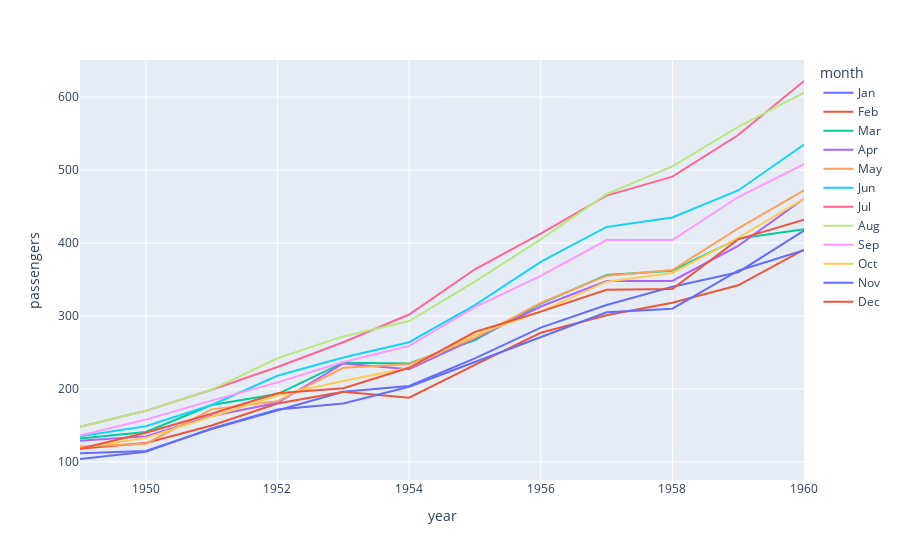

Notebook cell for this chart:
### Code cell
px.line(data_frame=flights, x='year', y='passengers', color='month')

### Figure 1 — Plotly figure (JSON) as saved in the notebook; plotly's stock layout.template omitted (floating-point values rounded to 4 significant figures)
{"data": [{"hovertemplate": "month=Jan<br>year=%{x}<br>passengers=%{y}<extra></extra>", "legendgroup": "Jan", "line": {"color": "#636efa", "dash": "solid"}, "marker": {"symbol": "circle"}, "mode": "lines", "name": "Jan", "orientation": "v", "showlegend": true, "type": "scatter", "x": [1949, 1950, 1951, 1952, 1953, 1954, 1955, 1956, 1957, 1958, 1959, 1960], "xaxis": "x", "y": [112, 115, 145, 171, 196, 204, 242, 284, 315, 340, 360, 417], "yaxis": "y"}, {"hovertemplate": "month=Feb<br>year=%{x}<br>passengers=%{y}<extra></extra>", "legendgroup": "Feb", "line": {"color": "#EF553B", "dash": "solid"}, "marker": {"symbol": "circle"}, "mode": "lines", "name": "Feb", "orientation": "v", "showlegend": true, "type": "scatter", "x": [1949, 1950, 1951, 1952, 1953, 1954, 1955, 1956, 1957, 1958, 1959, 1960], "xaxis": "x", "y": [118, 126, 150, 180, 196, 188, 233, 277, 301, 318, 342, 391], "yaxis": "y"}, {"hovertemplate": "month=Mar<br>year=%{x}<br>passengers=%{y}<extra></extra>", "legendgroup": "Mar", "line": {"color": "#00cc96", "dash": "solid"}, "marker": {"symbol": "circle"}, "mode": "lines", "name": "Mar", "orientation": "v", "showlegend": true, "type": "scatter", "x": [1949, 1950, 1951, 1952, 1953, 1954, 1955, 1956, 1957, 1958, 1959, 1960], "xaxis": "x", "y": [132, 141, 178, 193, 236, 235, 267, 317, 356, 362, 406, 419], "yaxis": "y"}, {"hovertemplate": "month=Apr<br>year=%{x}<br>passengers=%{y}<extra></extra>", "legendgroup": "Apr", "line": {"color": "#ab63fa", "dash": "solid"}, "marker": {"symbol": "circle"}, "mode": "lines", "name": "Apr", "orientation": "v", "showlegend": true, "type": "scatter", "x": [1949, 1950, 1951, 1952, 1953, 1954, 1955, 1956, 1957, 1958, 1959, 1960], "xaxis": "x", "y": [129, 135, 163, 181, 235, 227, 269, 313, 348, 348, 396, 461], "yaxis": "y"}, {"hovertemplate": "month=May<br>year=%{x}<br>passengers=%{y}<extra></extra>", "legendgroup": "May", "line": {"color": "#FFA15A", "dash": "solid"}, "marker": {"symbol": "circle"}, "mode": "lines", "name": "May", "orientation": "v", "showlegend": true, "type": "scatter", "x": [1949, 1950, 1951, 1952, 1953, 1954, 1955, 1956, 1957, 1958, 1959, 1960], "xaxis": "x", "y": [121, 125, 172, 183, 229, 234, 270, 318, 355, 363, 420, 472], "yaxis": "y"}, {"hovertemplate": "month=Jun<br>year=%{x}<br>passengers=%{y}<extra></extra>", "legendgroup": "Jun", "line": {"color": "#19d3f3", "dash": "solid"}, "marker": {"symbol": "circle"}, "mode": "lines", "name": "Jun", "orientation": "v", "showlegend": true, "type": "scatter", "x": [1949, 1950, 1951, 1952, 1953, 1954, 1955, 1956, 1957, 1958, 1959, 1960], "xaxis": "x", "y": [135, 149, 178, 218, 243, 264, 315, 374, 422, 435, 472, 535], "yaxis": "y"}, {"hovertemplate": "month=Jul<br>year=%{x}<br>passengers=%{y}<extra></extra>", "legendgroup": "Jul", "line": {"color": "#FF6692", "dash": "solid"}, "marker": {"symbol": "circle"}, "mode": "lines", "name": "Jul", "orientation": "v", "showlegend": true, "type": "scatter", "x": [1949, 1950, 1951, 1952, 1953, 1954, 1955, 1956, 1957, 1958, 1959, 1960], "xaxis": "x", "y": [148, 170, 199, 230, 264, 302, 364, 413, 465, 491, 548, 622], "yaxis": "y"}, {"hovertemplate": "month=Aug<br>year=%{x}<br>passengers=%{y}<extra></extra>", "legendgroup": "Aug", "line": {"color": "#B6E880", "dash": "solid"}, "marker": {"symbol": "circle"}, "mode": "lines", "name": "Aug", "orientation": "v", "showlegend": true, "type": "scatter", "x": [1949, 1950, 1951, 1952, 1953, 1954, 1955, 1956, 1957, 1958, 1959, 1960], "xaxis": "x", "y": [148, 170, 199, 242, 272, 293, 347, 405, 467, 505, 559, 606], "yaxis": "y"}, {"hovertemplate": "month=Sep<br>year=%{x}<br>passengers=%{y}<extra></extra>", "legendgroup": "Sep", "line": {"color": "#FF97FF", "dash": "solid"}, "marker": {"symbol": "circle"}, "mode": "lines", "name": "Sep", "orientation": "v", "showlegend": true, "type": "scatter", "x": [1949, 1950, 1951, 1952, 1953, 1954, 1955, 1956, 1957, 1958, 1959, 1960], "xaxis": "x", "y": [136, 158, 184, 209, 237, 259, 312, 355, 404, 404, 463, 508], "yaxis": "y"}, {"hovertemplate": "month=Oct<br>year=%{x}<br>passengers=%{y}<extra></extra>", "legendgroup": "Oct", "line": {"color": "#FECB52", "dash": "solid"}, "marker": {"symbol": "circle"}, "mode": "lines", "name": "Oct", "orientation": "v", "showlegend": true, "type": "scatter", "x": [1949, 1950, 1951, 1952, 1953, 1954, 1955, 1956, 1957, 1958, 1959, 1960], "xaxis": "x", "y": [119, 133, 162, 191, 211, 229, 274, 306, 347, 359, 407, 461], "yaxis": "y"}, {"hovertemplate": "month=Nov<br>year=%{x}<br>passengers=%{y}<extra></extra>", "legendgroup": "Nov", "line": {"color": "#636efa", "dash": "solid"}, "marker": {"symbol": "circle"}, "mode": "lines", "name": "Nov", "orientation": "v", "showlegend": true, "type": "scatter", "x": [1949, 1950, 1951, 1952, 1953, 1954, 1955, 1956, 1957, 1958, 1959, 1960], "xaxis": "x", "y": [104, 114, 146, 172, 180, 203, 237, 271, 305, 310, 362, 390], "yaxis": "y"}, {"hovertemplate": "month=Dec<br>year=%{x}<br>passengers=%{y}<extra></extra>", "legendgroup": "Dec", "line": {"color": "#EF553B", "dash": "solid"}, "marker": {"symbol": "circle"}, "mode": "lines", "name": "Dec", "orientation": "v", "showlegend": true, "type": "scatter", "x": [1949, 1950, 1951, 1952, 1953, 1954, 1955, 1956, 1957, 1958, 1959, 1960], "xaxis": "x", "y": [118, 140, 166, 194, 201, 229, 278, 306, 336, 337, 405, 432], "yaxis": "y"}], "layout": {"legend": {"title": {"text": "month"}, "tracegroupgap": 0}, "margin": {"t": 60}, "xaxis": {"anchor": "y", "domain": [0, 1], "title": {"text": "year"}}, "yaxis": {"anchor": "x", "domain": [0, 1], "title": {"text": "passengers"}}}}
